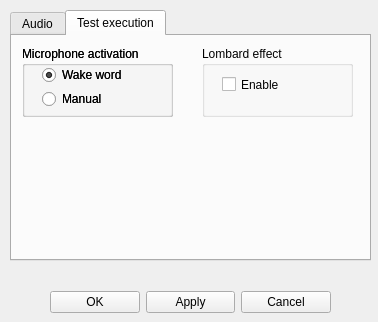
<?xml version="1.0" encoding="UTF-8"?>
<ui version="4.0">
 <class>Settings</class>
 <widget class="QDialog" name="Settings">
  <property name="geometry">
   <rect>
    <x>0</x>
    <y>0</y>
    <width>378</width>
    <height>322</height>
   </rect>
  </property>
  <property name="windowTitle">
   <string>Dialog</string>
  </property>
  <widget class="QTabWidget" name="tabWidget">
   <property name="geometry">
    <rect>
     <x>10</x>
     <y>10</y>
     <width>361</width>
     <height>251</height>
    </rect>
   </property>
   <property name="currentIndex">
    <number>1</number>
   </property>
   <widget class="QWidget" name="tab">
    <attribute name="title">
     <string>Audio</string>
    </attribute>
    <widget class="QGroupBox" name="groupBox">
     <property name="geometry">
      <rect>
       <x>10</x>
       <y>10</y>
       <width>331</width>
       <height>91</height>
      </rect>
     </property>
     <property name="title">
      <string>Audio devices</string>
     </property>
     <widget class="QLabel" name="label">
      <property name="geometry">
       <rect>
        <x>16</x>
        <y>22</y>
        <width>61</width>
        <height>21</height>
       </rect>
      </property>
      <property name="text">
       <string>Input</string>
      </property>
     </widget>
     <widget class="QLabel" name="label_2">
      <property name="geometry">
       <rect>
        <x>16</x>
        <y>60</y>
        <width>61</width>
        <height>21</height>
       </rect>
      </property>
      <property name="text">
       <string>Output</string>
      </property>
     </widget>
     <widget class="QComboBox" name="comboBox">
      <property name="geometry">
       <rect>
        <x>70</x>
        <y>20</y>
        <width>251</width>
        <height>22</height>
       </rect>
      </property>
     </widget>
     <widget class="QComboBox" name="comboBox_2">
      <property name="geometry">
       <rect>
        <x>70</x>
        <y>60</y>
        <width>251</width>
        <height>21</height>
       </rect>
      </property>
     </widget>
    </widget>
    <widget class="QGroupBox" name="groupBox_2">
     <property name="geometry">
      <rect>
       <x>10</x>
       <y>110</y>
       <width>331</width>
       <height>111</height>
      </rect>
     </property>
     <property name="title">
      <string>Calibration</string>
     </property>
     <widget class="QWidget" name="layoutWidget">
      <property name="geometry">
       <rect>
        <x>20</x>
        <y>20</y>
        <width>291</width>
        <height>83</height>
       </rect>
      </property>
      <layout class="QGridLayout" name="gridLayout">
       <item row="0" column="0">
        <widget class="QLabel" name="label_3">
         <property name="text">
          <string>Microphone: </string>
         </property>
        </widget>
       </item>
       <item row="0" column="1">
        <widget class="QLabel" name="mic_calibration">
         <property name="text">
          <string>CALIB. NEEDED</string>
         </property>
        </widget>
       </item>
       <item row="0" column="2">
        <widget class="QPushButton" name="mic_button">
         <property name="text">
          <string>Calibrate</string>
         </property>
        </widget>
       </item>
       <item row="1" column="0">
        <widget class="QLabel" name="label_4">
         <property name="text">
          <string>Ear: </string>
         </property>
        </widget>
       </item>
       <item row="1" column="1">
        <widget class="QLabel" name="ear_calibration">
         <property name="text">
          <string>CALIB. NEEDED</string>
         </property>
        </widget>
       </item>
       <item row="1" column="2">
        <widget class="QPushButton" name="ear_button">
         <property name="text">
          <string>Calibrate</string>
         </property>
        </widget>
       </item>
       <item row="2" column="0">
        <widget class="QLabel" name="label_5">
         <property name="text">
          <string>Mouth</string>
         </property>
        </widget>
       </item>
       <item row="2" column="1">
        <widget class="QLabel" name="mouth_gain">
         <property name="text">
          <string>CALIB. NEEDED</string>
         </property>
        </widget>
       </item>
       <item row="2" column="2">
        <widget class="QPushButton" name="mouth_button">
         <property name="text">
          <string>Calibrate</string>
         </property>
        </widget>
       </item>
      </layout>
     </widget>
    </widget>
   </widget>
   <widget class="QWidget" name="tab_2">
    <attribute name="title">
     <string>Test execution</string>
    </attribute>
    <widget class="QGroupBox" name="groupBox_3">
     <property name="geometry">
      <rect>
       <x>10</x>
       <y>10</y>
       <width>151</width>
       <height>71</height>
      </rect>
     </property>
     <property name="title">
      <string>Microphone activation</string>
     </property>
     <widget class="QGroupBox" name="groupBox_4">
      <property name="geometry">
       <rect>
        <x>0</x>
        <y>0</y>
        <width>151</width>
        <height>71</height>
       </rect>
      </property>
      <property name="title">
       <string>Microphone activation</string>
      </property>
      <widget class="QWidget" name="layoutWidget">
       <property name="geometry">
        <rect>
         <x>20</x>
         <y>20</y>
         <width>101</width>
         <height>42</height>
        </rect>
       </property>
       <layout class="QVBoxLayout" name="verticalLayout_2">
        <item>
         <widget class="QRadioButton" name="radioButton_3">
          <property name="text">
           <string>Wake word</string>
          </property>
          <property name="checked">
           <bool>true</bool>
          </property>
         </widget>
        </item>
        <item>
         <widget class="QRadioButton" name="radioButton_4">
          <property name="text">
           <string>Manual</string>
          </property>
         </widget>
        </item>
       </layout>
      </widget>
      <widget class="QGroupBox" name="groupBox_5">
       <property name="geometry">
        <rect>
         <x>140</x>
         <y>70</y>
         <width>151</width>
         <height>71</height>
        </rect>
       </property>
       <property name="title">
        <string>Microphone activation</string>
       </property>
       <widget class="QWidget" name="layoutWidget_2">
        <property name="geometry">
         <rect>
          <x>20</x>
          <y>20</y>
          <width>101</width>
          <height>42</height>
         </rect>
        </property>
        <layout class="QVBoxLayout" name="verticalLayout_3">
         <item>
          <widget class="QRadioButton" name="radioButton_5">
           <property name="text">
            <string>Wake word</string>
           </property>
           <property name="checked">
            <bool>true</bool>
           </property>
          </widget>
         </item>
         <item>
          <widget class="QRadioButton" name="radioButton_6">
           <property name="text">
            <string>Manual</string>
           </property>
          </widget>
         </item>
        </layout>
       </widget>
      </widget>
     </widget>
     <widget class="QWidget" name="layoutWidget">
      <property name="geometry">
       <rect>
        <x>20</x>
        <y>20</y>
        <width>101</width>
        <height>42</height>
       </rect>
      </property>
      <layout class="QVBoxLayout" name="verticalLayout">
       <item>
        <widget class="QRadioButton" name="radioButton">
         <property name="text">
          <string>Wake word</string>
         </property>
         <property name="checked">
          <bool>true</bool>
         </property>
        </widget>
       </item>
       <item>
        <widget class="QRadioButton" name="radioButton_2">
         <property name="text">
          <string>Manual</string>
         </property>
        </widget>
       </item>
      </layout>
     </widget>
    </widget>
    <widget class="QGroupBox" name="groupBox_6">
     <property name="geometry">
      <rect>
       <x>190</x>
       <y>10</y>
       <width>151</width>
       <height>71</height>
      </rect>
     </property>
     <property name="title">
      <string>Lombard effect</string>
     </property>
     <widget class="QGroupBox" name="groupBox_7">
      <property name="geometry">
       <rect>
        <x>140</x>
        <y>70</y>
        <width>151</width>
        <height>71</height>
       </rect>
      </property>
      <property name="title">
       <string>Microphone activation</string>
      </property>
      <widget class="QWidget" name="layoutWidget_4">
       <property name="geometry">
        <rect>
         <x>20</x>
         <y>20</y>
         <width>101</width>
         <height>42</height>
        </rect>
       </property>
       <layout class="QVBoxLayout" name="verticalLayout_5">
        <item>
         <widget class="QRadioButton" name="radioButton_9">
          <property name="text">
           <string>Wake word</string>
          </property>
          <property name="checked">
           <bool>true</bool>
          </property>
         </widget>
        </item>
        <item>
         <widget class="QRadioButton" name="radioButton_10">
          <property name="text">
           <string>Manual</string>
          </property>
         </widget>
        </item>
       </layout>
      </widget>
     </widget>
     <widget class="QCheckBox" name="checkBox">
      <property name="geometry">
       <rect>
        <x>20</x>
        <y>30</y>
        <width>70</width>
        <height>17</height>
       </rect>
      </property>
      <property name="text">
       <string>Enable</string>
      </property>
     </widget>
    </widget>
   </widget>
  </widget>
  <widget class="QWidget" name="layoutWidget">
   <property name="geometry">
    <rect>
     <x>50</x>
     <y>290</y>
     <width>281</width>
     <height>25</height>
    </rect>
   </property>
   <layout class="QHBoxLayout" name="horizontalLayout">
    <item>
     <widget class="QPushButton" name="pushButton">
      <property name="text">
       <string>OK</string>
      </property>
     </widget>
    </item>
    <item>
     <widget class="QPushButton" name="pushButton_2">
      <property name="text">
       <string>Apply</string>
      </property>
     </widget>
    </item>
    <item>
     <widget class="QPushButton" name="pushButton_3">
      <property name="text">
       <string>Cancel</string>
      </property>
     </widget>
    </item>
   </layout>
  </widget>
 </widget>
 <resources/>
 <connections/>
</ui>
